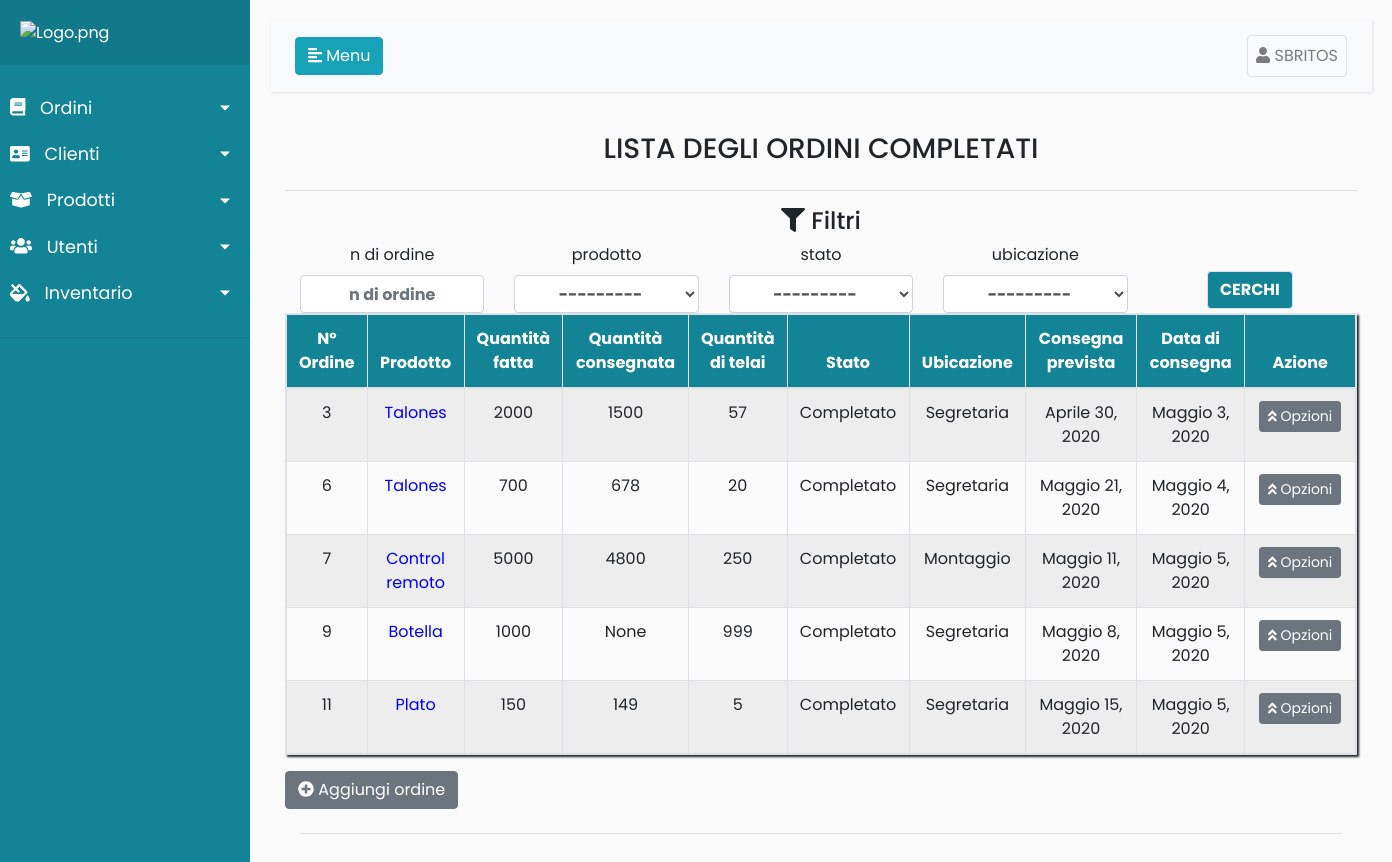
Screenshot of /Ordenes/listEntregados (signed in) with the database file from the repository.
### Register/models.py (models this page shows)
class Usuarios(AbstractUser):
	telefono = models.CharField(max_length=20,null=True, verbose_name='Teléfono',blank=False)
	class Meta:
		permissions = (('Administrador', 'Administrador'),
					   ('Encargado','Encargado'),
					   ('Pintor','Pintor'),
					   ('Montaje','Montaje'),
					   ('Calidad1','Calidad1'),
					   ('Secretaria','Secretaria'),
					   ('Stock','Stock'),
					   )

### Ordenes/models.py (models this page shows, shortened)
class Ordenes(models.Model):
    ESTADOS = (
        ('Ricevuto', 'Ricevuto'),
        ('Creato','Creato'),
        ('Assegnato','Assegnato'),
        ('Completato','Completato'),
        ('Consegnato','Consegnato'),
        ('Spedito', 'Spedito'),
        ('Inviato', 'Inviato'),
    )
    UBICACIONES = (
        ('Segretaria', 'Segretaria'),
        ('Fortex Nuova', 'Fortex Nuova'),
        ('Fortex Vecchia', 'Fortex Vecchia'),
        ('Cliente', 'Cliente'),
        ('Verniciatura', 'Verniciatura'),
        ('Controlo Qualità', 'Controlo Qualità'),
        ('Montaggio', 'Montaggio'),
        ('Graphic Design', 'Graphic Design'),
    )
    orden = models.AutoField(primary_key=True , blank=False,verbose_name='Número de órden')
    descripcion = models.TextField()
    producto = models.ForeignKey(Productos,verbose_name=('Prodotto'),on_delete=models.CASCADE)
    fecha_ingreso = models.DateTimeField(auto_now_add=True)
    estado = models.CharField(max_length=20,choices=ESTADOS)
    cantidad_recibida = models.PositiveIntegerField(blank=False,null=True)
    ubicacion = models.CharField(max_length=20,choices=UBICACIONES)
    fecha_entrega_estimada=models.DateField(blank=True,null=True)
    asignado = models.ForeignKey(Usuarios, verbose_name=("Aseggnato a "),related_name='Asignado', on_delete=models.CASCADE)
    fecha_entrega_real = models.DateField(blank=True,null=True)
    usuarios = models.ForeignKey(Usuarios, verbose_name=("Creato"),on_delete=models.CASCADE, null=True,blank=False)
    cantidadEntregada = models.IntegerField(blank=True,null=True)
    telaio = models.IntegerField(blank=True,null=True)
    history = HistoricalRecords()

### Productos/models.py (models this page shows)
class Productos(models.Model):
    nombre = models.CharField(blank=False, max_length=50)
    rut = models.ForeignKey(Clientes, on_delete=models.CASCADE)
    material = models.CharField(blank=True, max_length=50)
    plasma = models.CharField(blank=True, max_length=50)
    preTratamiento = models.ManyToManyField(Stock,related_name='+',blank=True)
    fondo = models.ManyToManyField(Stock,related_name="+",blank=True)
    finitura = models.ManyToManyField(Stock,blank=True)
    deposito = models.CharField(blank=True, max_length=150)
    controlCalidad = models.CharField(blank=True, max_length=50)
    embalaje = models.CharField(blank=True, max_length=50)
    consideraciones = models.TextField(blank=True)
    temperatura = models.IntegerField(blank=True,null=True)
    tiempo_horno = models.IntegerField(blank=True,null=True)
    fotos = models.ImageField(blank=True)
    telaio = models.PositiveSmallIntegerField(blank=True,null=True)
    created = models.DateTimeField(auto_now_add=True)
    updated = models.DateTimeField(auto_now=True,blank=True)
    usuarios = models.ForeignKey(Usuarios, verbose_name=("Creado por "), on_delete=models.CASCADE)
    history = HistoricalRecords()
    def __str__(self):
        return self.nombre

### Ordenes/views.py (the view)
# urls.py: path('Ordenes/listEntregados',login_required(ListarEntregadosView), name = 'listEntregados'),
def ListarEntregadosView(request):
    Model_one = Ordenes.objects.all().filter(estado='Completato')
    myFilter = OrdenesFilter(request.GET, queryset=Model_one)
    paginator = Paginator(myFilter.qs, 10)
    page = request.GET.get('page1')
    try:
        pub = paginator.page(page)
    except PageNotAnInteger:
        pub = paginator.page(1)
    except EmptyPage:
        pub = paginator.page(paginator.num_pages)
    myFilter = OrdenesFilter(request.GET, queryset=Model_one)
    context = {'Model_one': Model_one, 'pub': pub, "myFilter": myFilter}
    return render(request, 'ordenes/listarEntregados.html', context)

### Ordenes/templates/ordenes/listarEntregados.html (shortened to what this page needs)
{% extends 'register/index.html' %}
{% load static %}
{% load widget_tweaks %}
{% block content %}
    <div class="container">
        <div class="d-flex justify-content-center">
            <h3>LISTA DEGLI ORDINI COMPLETATI</h3>
        </div>
        <hr>
    </div>
    <div class="container">
    <div class="d-flex justify-content-center">
        <h4><i class="fas fa-filter"></i> Filtri</h4>
    </div>
    <form method="get">
        <div class="container">
            <div class="row align-items-center">
                <div class="col-sm">
                    <label for="orden" class="text-center container">n di ordine</label>
                    {{ myFilter.form.orden|attr:"placeholder:n di ordine"|add_class:"form-control font-weight-bold container text-center" }}
                </div>
                <div class="col-sm">
                    <label for="producto" class="text-center container">prodotto</label>
                    {{ myFilter.form.producto|attr:"placeholder:nombre de producto"|add_class:"form-control font-weight-bold container text-center" }}
                </div>
                <div class="col-sm">
                    <label for="estado" class="text-center container">stato</label>
                    {{ myFilter.form.estado|attr:"placeholder:nombre de producto"|add_class:"form-control font-weight-bold container text-center" }}
                </div>
                <div class="col-sm">
                    <label for="ubicacion" class="text-center container">ubicazione</label>
                    {{ myFilter.form.ubicacion|attr:"placeholder:nombre de producto"|add_class:"form-control font-weight-bold container text-center" }}
                </div>
                <div class="col-sm container text-center">
                    <button class="btn mt-4  border" style="color:#fff ;background-color:#138496;" type="submit"><strong> CERCHI</strong></button>
                </div>
            </div>
        </div>
    </form>
    <table id="tabla" class="table table-responsive border table-striped table-bordered" style="box-shadow:2px 2px 2px;">
        <thead style="background-color:#138496;color:#fff">
        <th class="col-md text-center" style="width:5rem;">Nº Ordine</th>
        <th class="col-md text-center" style="width:15rem;">Prodotto</th>
        <th class="col-md text-center" style="width:5rem;">Quantità fatta</th>
        <th class="col-md text-center" style="width:25rem;">Quantità consegnata</th>
        <th class="col-md text-center" style="width:5rem;">Quantità di telai</th>
        <th class="col-md text-center" style="width:15rem;">Stato</th>
        <th class="col-md text-center" style="width:15rem;">Ubicazione</th>
        <th class="col-md text-center" style="width:25rem;">Consegna prevista</th>
        <th class="col-md text-center" style="width:25rem;">Data di consegna</th>
        <th class="col-md text-center" style="width:50rem;">Azione</th>
        </thead>
        {% for producto in pub %}
            <tr>
                <td class="col-md text-center" style="width:5rem;">{{ producto.orden }}</td>
                <td class="col-md text-center" style="width:15rem; color: blue"><a href="/Productos/detail/{{ producto.producto.id }} ">{{ producto.producto }}</a></td>
                <td class="col-md text-center" style="width:5rem;">{{ producto.cantidad_recibida }}</td>
                <td class="col-md text-center" style="width:25rem;">{{ producto.cantidadEntregada }}</td>
                <td class="col-md text-center" style="width:5rem;">{{ producto.telaio }}</td>
                <td class="col-md text-center" style="width:15rem;">{{ producto.estado }}</td>
                <td class="col-md text-center" style="width:15rem;">{{ producto.ubicacion }}</td>
                <td class="col-md text-center" style="width:25rem;">{{ producto.fecha_entrega_estimada }}</td>
                <td class="col-md text-center" style="width:25rem;">{{ producto.fecha_entrega_real }}</td>
                <td class="col-md text-center" style="width:50rem;">
                    <div class="dropup">
                        <button type="button" class="btn btn-secondary btn-sm" data-toggle="dropdown">
                            <i class="fas fa-angle-double-up"></i> Opzioni
                        </button>
                </td>
            </tr>
        {% endfor %}
    </table>
    {% if perms.Register.Administrador or perms.Register.Secretaria or perms.Register.Encargado %}
        <a href="{% url 'crearOrden' %}" alt="holanda" id="jamaica" class="btn btn-secondary"><i id="japon" class="fas fa-plus-circle"></i> Aggiungi ordine</a>
    {% endif %}
    <div class="container">
        <hr>
    </div>
{% endblock %}

### Register/templates/register/index.html (shortened to what this page needs)
<!DOCTYPE html>
<html>
<head>
    <link rel="stylesheet" href="https://stackpath.bootstrapcdn.com/bootstrap/4.1.0/css/bootstrap.min.css"
>
    <link rel="stylesheet" href="https://ajax.googleapis.com/ajax/libs/jquerymobile/1.4.5/jquery.mobile.min.css">
</head>
<body>
<div class="wrapper">
    <nav id="sidebar">
        <div class="sidebar-header" style="border-color:#fff;">
            <a href="{%url 'dashboard'%}"><img src="http://www.fortexsrl.it/wp-content/uploads/2013/05/logo1.png" width="100%"
                                                 alt="Logo.png"></a>
        </div>
        <ul class="list-unstyled components">
            <li class="">
                <a href="#homeSubmenu" data-toggle="collapse" aria-expanded="false" class="dropdown-toggle">
                    <i class="fas fa-book"></i>
                    Ordini
                </a>
            </li>
            <li>
                <a href="#pageClienti" data-toggle="collapse" aria-expanded="false" class="dropdown-toggle">
                    <i class="fas fa-address-card"></i>
                    Clienti
                </a>
                <a href="#pageSubmenu" data-toggle="collapse" aria-expanded="false" class="dropdown-toggle">
                    <i class="fas fa-box-open"></i>
                    Prodotti
                </a>
            </li>
            <li>
                <a href="#pageUtenti" data-toggle="collapse" aria-expanded="false" class="dropdown-toggle">
                    <i class="fas fa-users"></i>
                    Utenti
                </a>
            </li>
            <li>
                <a href="#pageInventario" data-toggle="collapse" aria-expanded="false" class="dropdown-toggle">
                    <i class="fas fa-fill-drip"></i>
                    Inventario
                </a>
            </li>
        </ul>
    </nav>
    <div id="content">
        <nav class="navbar navbar-expand-lg navbar-light bg-light">
            <div class="container-fluid">
                <button type="button" id="sidebarCollapse" class="btn btn-info">
                    <i class="fas fa-align-left"></i>
                    <span>Menu</span>
                </button>
                <div class="collapse navbar-collapse" id="navbarSupportedContent">
                    <ul class="nav navbar-nav ml-auto">
                        <li class="nav-item">
                            <a href="#pageInventario1" data-toggle="collapse" style="background:None;"
                               aria-expanded="true"
                               class=" nav-link dropdown border rounded ">
                                <i class="fas fa-user"></i>
                                {{user|upper}}
                            </a>
                        </li>
                    </ul>
                </div>
            </div>
        </nav>
        {%block content%}{%endblock%}
    </div>
</div>
</body>
</html>

### Register/templates/register/index.html (style rules this page uses)
body { font-family: 'Poppins', sans-serif; background: #fafafa; }
a, a:hover, a:focus { color: inherit; text-decoration: none; transition: all 0.3s; }
.navbar { padding: 15px 10px; background: #fff; border: none; border-radius: 0; margin-bottom: 40px; box-shadow: 1px 1px 3px rgba(0, 0, 0, 0.1); }
i, span { display: inline-block; }
.wrapper { display: flex; align-items: stretch; }
#sidebar { min-width: 250px; max-width: 250px; background: #138496; color: #fff; transition: all 0.3s; }
#sidebar ul li a { text-align: left; }
#sidebar .sidebar-header { padding: 20px; background: #11798a; }
#sidebar ul.components { padding: 20px 0; border-bottom: 1px solid #11798a; }
#sidebar ul li a { padding: 10px; font-size: 1.1em; display: block; }
#sidebar ul li a i { margin-right: 10px; }
#sidebar ul li.active > a, a[aria-expanded="true"] { color: #fff; background: #138496; }
a[data-toggle="collapse"] { position: relative; }
.dropdown-toggle::after { display: block; position: absolute; top: 50%; right: 20px; transform: translateY(-50%); }
#content { width: 100%; padding: 20px; min-height: 100vh; transition: all 0.3s; }

### Ordenes/templates/ordenes/listarEntregados.html (style rules this page uses)
input[type=number] { -moz-appearance: textfield; }

### rows the page displays
Usuarios: username "SBRITOS"
Ordenes: orden "3", producto "Talones", cantidad_recibida "2000", cantidadEntregada "1500", telaio "57", estado "Completato", ubicacion "Segretaria", fecha_entrega_estimada "Aprile 30, 2020", fecha_entrega_real "Maggio 3, 2020"
Ordenes: orden "6", producto "Talones", cantidad_recibida "700", cantidadEntregada "678", telaio "20", estado "Completato", ubicacion "Segretaria", fecha_entrega_estimada "Maggio 21, 2020", fecha_entrega_real "Maggio 4, 2020"
Ordenes: orden "7", producto "Control remoto", cantidad_recibida "5000", cantidadEntregada "4800", telaio "250", estado "Completato", ubicacion "Montaggio", fecha_entrega_estimada "Maggio 11, 2020", fecha_entrega_real "Maggio 5, 2020"
Ordenes: orden "9", producto "Botella", cantidad_recibida "1000", cantidadEntregada "None", telaio "999", estado "Completato", ubicacion "Segretaria", fecha_entrega_estimada "Maggio 8, 2020", fecha_entrega_real "Maggio 5, 2020"
Ordenes: orden "11", producto "Plato", cantidad_recibida "150", cantidadEntregada "149", telaio "5", estado "Completato", ubicacion "Segretaria", fecha_entrega_estimada "Maggio 15, 2020", fecha_entrega_real "Maggio 5, 2020"
